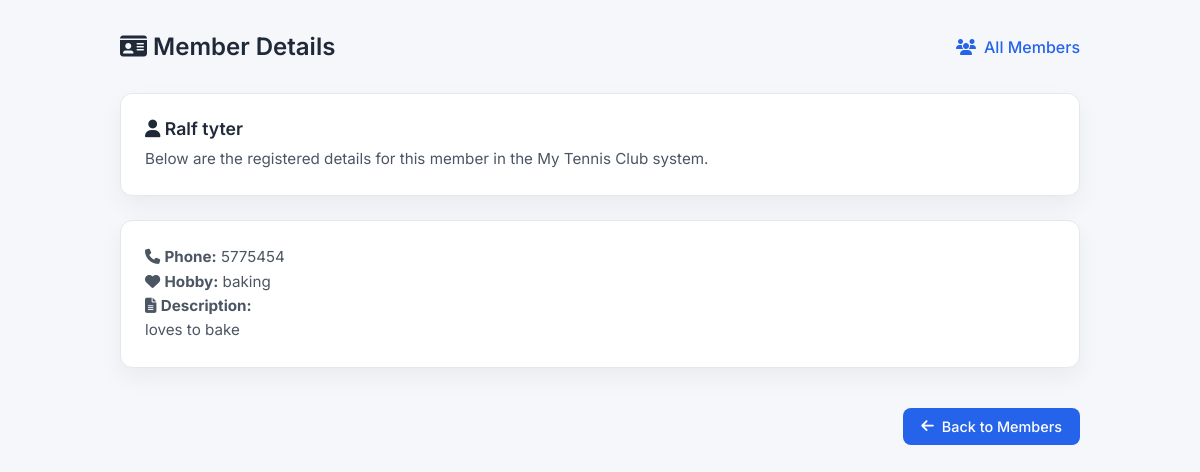
The app's page /my_first_app/details/2/ with its own data.
### my_first_app/models.py (models this page shows, shortened)
class Item(models.Model):
    name = models.CharField(max_length=255)
    lastname = models.CharField(max_length=255)
    description = models.TextField()
    hobby = models.CharField(null=True, max_length=100)
    phone = models.IntegerField(null=True)

### my_first_app/views.py (the view)
# urls.py: path('my_first_app/details/<int:id>/' , views.details, name='details'),
def details(request,id):
  myitems = Item.objects.get(id=id)
  template = loader.get_template('details.html')
  context = {
    'myitems': myitems,
  }
  return HttpResponse(template.render(context, request))

### my_first_app/templates/details.html (shortened to what this page needs)
{% extends "master.html" %}
{% block content %}
<div class="header">
  <h1>
    <i class="fa-solid fa-id-card"></i>
    Member Details
  </h1>
  <a href="/my_first_app">
    <i class="fa-solid fa-users"></i>
    All Members
  </a>
</div>
<div class="card">
  <h3>
    <i class="fa-solid fa-user"></i>
    {{ myitems.name }} {{ myitems.lastname }}
  </h3>
  <p>
    Below are the registered details for this member in the My Tennis Club system.
  </p>
</div>
<div class="card">
  <p>
    <i class="fa-solid fa-phone"></i>
    <strong>Phone:</strong> {{ myitems.phone }}
  </p>
  <p>
    <i class="fa-solid fa-heart"></i>
    <strong>Hobby:</strong> {{ myitems.hobby }}
  </p>
  <p>
    <i class="fa-solid fa-file-lines"></i>
    <strong>Description:</strong><br>
    {{ myitems.description }}
  </p>
</div>
<div class="back-wrapper">
  <a href="/my_first_app" class="back-btn">
    <i class="fa-solid fa-arrow-left"></i>
    Back to Members
  </a>
</div>
{% endblock %}

### my_first_app/templates/master.html (style rules this page uses)
* { box-sizing: border-box; margin: 0; padding: 0; font-family: 'Inter', sans-serif; }
body { background: #f5f7fb; color: #1f2937; min-height: 100vh; }
.header { display: flex; justify-content: space-between; align-items: center; margin-bottom: 32px; }
.header h1 { font-size: 1.5rem; font-weight: 600; }
.header a { text-decoration: none; color: #2563eb; font-weight: 500; display: flex; align-items: center; gap: 8px; }
.card { background: #ffffff; border-radius: 12px; padding: 24px; box-shadow: 0 10px 25px rgba(0,0,0,0.05); margin-bottom: 24px; border: 1px solid #e5e7eb; }
.card h3 { margin-bottom: 8px; font-size: 1.1rem; font-weight: 600; }
.card p { color: #4b5563; line-height: 1.6; font-size: 0.95rem; }
.back-wrapper { margin-top: 40px; text-align: right; }
.back-btn { display: inline-flex; align-items: center; gap: 8px; padding: 10px 18px; background: #2563eb; color: #ffffff; border-radius: 8px; text-decoration: none; font-weight: 500; font-size: 0.9rem; }

### records on screen
Item: name "Ralf", lastname "tyter", phone "5775454", hobby "baking", description "loves to bake"
